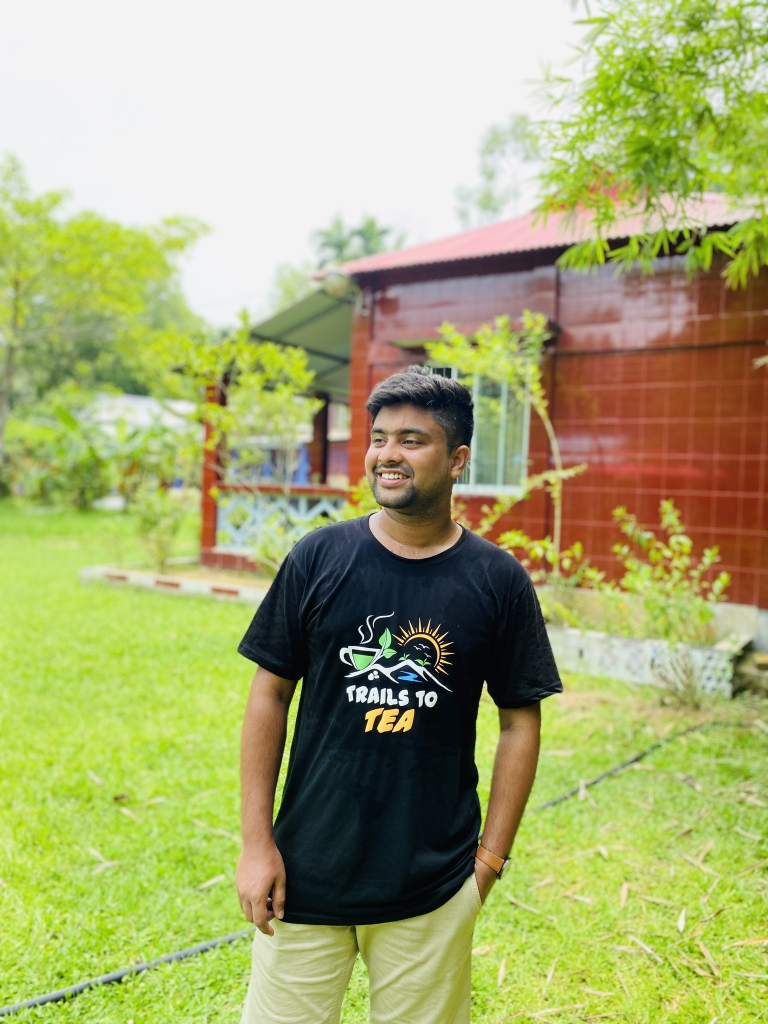
#> input picture 5. 24jan2024 (EXAM)/shawon.jpg, 1536 x 2048 px, found by its file name (shown at 1/2 size)
$ jupyter execute 2001.ipynb
#> lines starting #> are read from the running program, lines starting #| are printed output that depends on the picture
# Task-01

[cell 1]
import cv2
import PIL.Image
import matplotlib.pyplot as plt
import os

[cell 2]
img=cv2.imread(r"C:\Users\shawo\Documents\PythonPrep\IIT-DIP-Practice\5. 24jan2024 (EXAM)\shawon.jpg",1)
#> img is the input picture: shape (2048, 1536, 3); mean B, G, R 114.7, 171.2, 166.4
img=cv2.resize(img,(500,600))
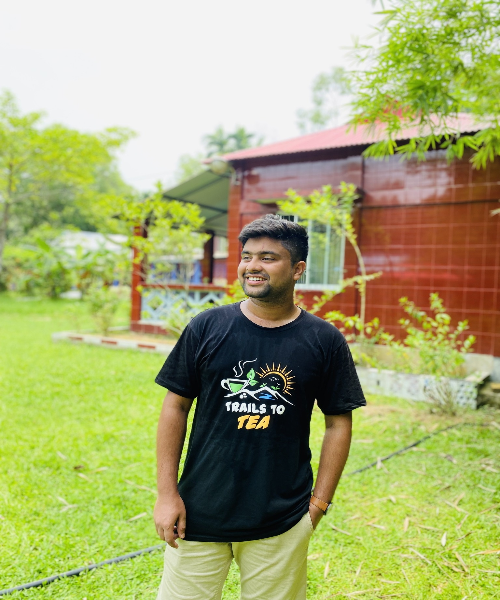
#> img: shape (600, 500, 3); mean B, G, R 114.6, 171.1, 166.3
cv2.imshow("My Image",img)
cv2.waitKey(0)
cv2.destroyAllWindows()

[cell 3]
B,G,R=cv2.split(img)
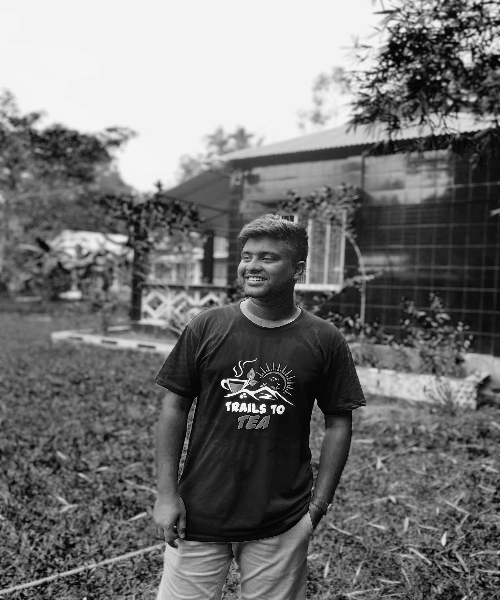
#> B: shape (600, 500); min 0, max 255, mean 114.6
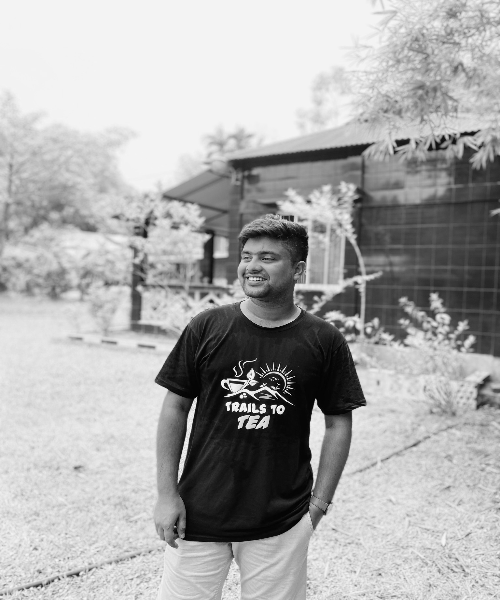
#> G: shape (600, 500); min 2, max 254, mean 171.1
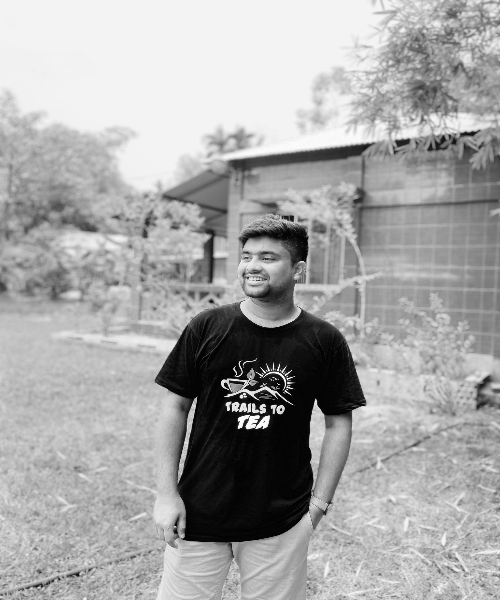
#> R: shape (600, 500); min 0, max 255, mean 166.3

cv2.imshow("Blue Image",B)
cv2.imshow("Green Image",G)
cv2.imshow("Red Image",R)
cv2.waitKey(0)
cv2.destroyAllWindows()

[cell 4]
directory=r"C:\Users\shawo\Documents\PythonPrep\IIT-DIP-Practice\5. 24jan2024 (EXAM)\Output"
os.chdir(directory)
print("Before save: ")
os.listdir()

[cell 5]
cv2.imwrite("Blue.jpg",B)
cv2.imwrite("Green.jpg",G)
cv2.imwrite("Red.jpg",R)
print("After save: ")
os.listdir()

# Task-02

[cell 6]
C=1-(R/255.0)
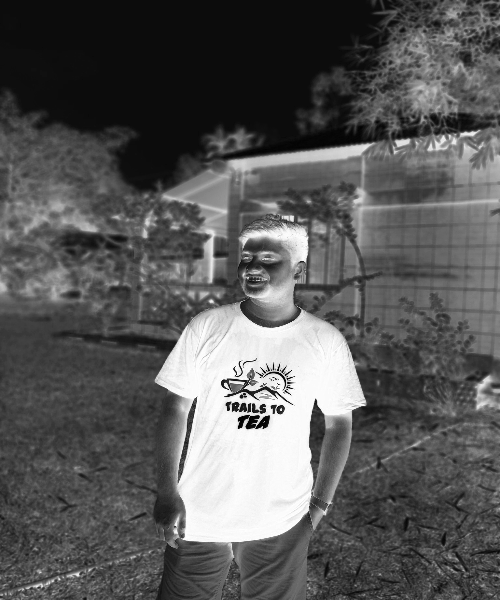
#> C: shape (600, 500) float64; min 0, max 1, mean 0.348
M=1-(R/255.0)
Y=1-(R/255.0)
K=1-(R/255.0)
